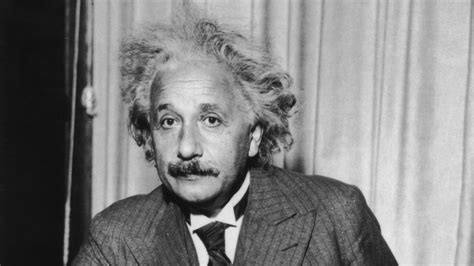
#> input picture image/einstein.jpeg, 474 x 266 px, found by its file name
$ python cal_historgram.py
#> lines starting #> are read from the running program, lines starting #| are printed output that depends on the picture
import cv2 as cv
import numpy as np
import os
import matplotlib.pyplot as plt

# Load image in grayscale
imgpath = os.path.join(os.getcwd(), 'image/einstein.jpeg')
img = cv.imread(imgpath, 0)
#> img is the input picture: shape (266, 474); min 7, max 240, mean 129.5

if img is None:
    raise FileNotFoundError("Image not found. Check the path.")

hist = cv.calcHist([img], [0], None, [256], [0, 256])
#> hist = 256 values, max 5410 at index 19, min 0 at index 0, mean 492.5

# Plot histogram
plt.figure(figsize=(8, 4))
plt.title("Grayscale Histogram")
plt.xlabel("Pixel Value")
plt.ylabel("Frequency")
plt.plot(hist, color='black')
plt.xlim([0, 256])
plt.show()
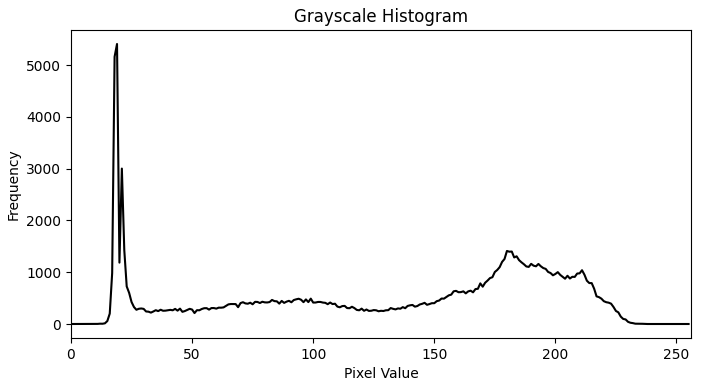
#> figure drawn by matplotlib, 1 panel; curve peaks at x = 19, y = 5410

$ run again, with image/flower.jpeg copied over image/einstein.jpeg
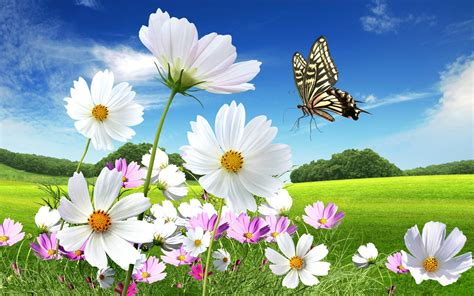
#> input picture image/flower.jpeg, 474 x 296 px, found by its file name
#> `img = cv.imread(imgpath, 0)`:
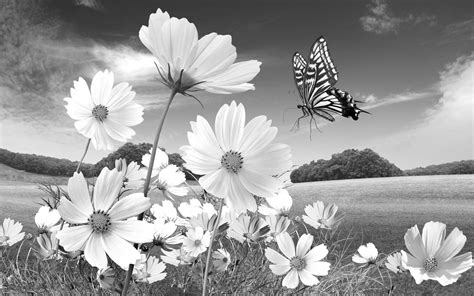
#> img: shape (296, 474); min 0, max 255, mean 155.4
#> hist = 256 values, max 3369 at index 255, min 5 at index 2, mean 548.1
#> `plt.show()`:
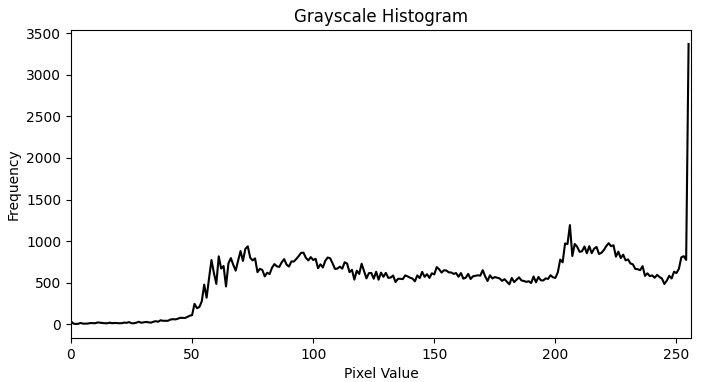
#> figure drawn by matplotlib, 1 panel; curve peaks at x = 255, y = 3369
